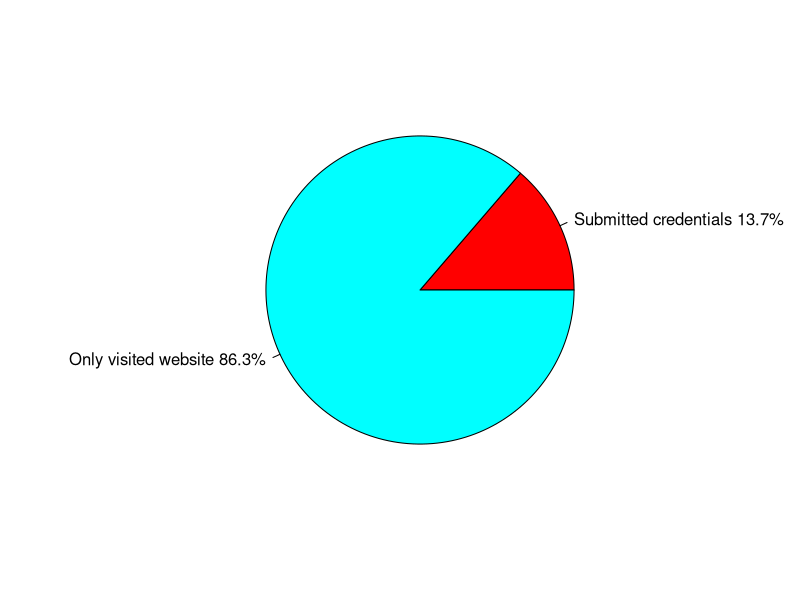

Generate this figure with R:
slices <- c(13.7, 86.3)
lbls <- c("Submitted credentials 13.7%", "Only visited website 86.3%")

pie(slices, labels=lbls, col=rainbow(2))

